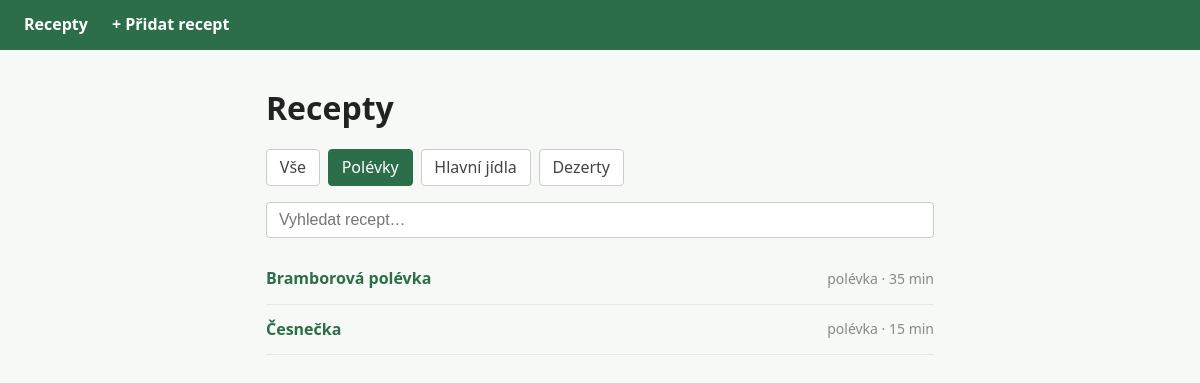
Screenshot of /?kat=polévka with the database file from the repository.
### tables this page shows
CREATE TABLE recepty (
        id          INTEGER PRIMARY KEY AUTOINCREMENT,
        nazev       TEXT    NOT NULL,
        kategorie   TEXT    NOT NULL,
        ingredience TEXT    NOT NULL,
        postup      TEXT    NOT NULL,
        cas         INTEGER NOT NULL
    );

### index.php (the view, shortened to what this page needs)
<?php
require 'db.php';
$db  = getDb();
$kat = $_GET['kat'] ?? '';
if ($kat) {
    $stmt = $db->prepare("SELECT * FROM recepty WHERE kategorie = ? ORDER BY nazev");
    $stmt->execute([$kat]);
} else {
    $stmt = $db->query("SELECT * FROM recepty ORDER BY nazev");
}
$recepty = $stmt->fetchAll();
$filtry = [
    ''            => 'Vše',
    'polévka'     => 'Polévky',
    'hlavní jídlo'=> 'Hlavní jídla',
    'dezert'      => 'Dezerty',
];
?>
<!DOCTYPE html>
<html lang="cs">
<head>
    <link rel="stylesheet" href="style.css">
</head>
<body>
<nav>
    <a href="index.php">Recepty</a>
    <a href="pridat.php">+ Přidat recept</a>
</nav>
<main>
    <h1>Recepty</h1>
    <div class="filtry">
        <?php foreach ($filtry as $hodnota => $popisek): ?>
        <a href="?kat=<?= urlencode($hodnota) ?>"
           class="<?= $kat === $hodnota ? 'aktivni' : '' ?>">
            <?= $popisek ?>
        </a>
        <?php endforeach; ?>
    </div>
    <input id="hledej" type="search" placeholder="Vyhledat recept…">
    <ul id="seznam">
        <?php foreach ($recepty as $r): ?>
        <li>
            <a href="detail.php?id=<?= $r['id'] ?>">
                <?= htmlspecialchars($r['nazev']) ?>
            </a>
            <span class="meta">
                <?= htmlspecialchars($r['kategorie']) ?> · <?= $r['cas'] ?> min
            </span>
        </li>
        <?php endforeach; ?>
    </ul>
</main>
</body>
</html>

### style.css (style rules this page uses)
* { box-sizing: border-box; margin: 0; padding: 0; }
body { font-family: system-ui, sans-serif; background: #f7f9f7; color: #222; line-height: 1.6; }
nav { background: #2c6e49; padding: 0.75rem 1.5rem; display: flex; gap: 1.5rem; align-items: center; }
nav a { color: #fff; text-decoration: none; font-weight: 600; }
main { max-width: 700px; margin: 2rem auto; padding: 0 1rem; }
h1 { margin-bottom: 1rem; }
.filtry { display: flex; gap: 0.5rem; flex-wrap: wrap; margin-bottom: 1rem; }
.filtry a { padding: 0.3rem 0.8rem; border: 1px solid #ccc; border-radius: 4px; text-decoration: none; color: #444; background: #fff; }
.filtry a.aktivni, .filtry a:hover { background: #2c6e49; color: #fff; border-color: #2c6e49; }
#hledej { width: 100%; padding: 0.5rem 0.75rem; font-size: 1rem; border: 1px solid #ccc; border-radius: 4px; margin-bottom: 1rem; }
#seznam { list-style: none; }
#seznam li { display: flex; justify-content: space-between; align-items: center; padding: 0.75rem 0; border-bottom: 1px solid #e8e8e8; }
#seznam a { font-weight: 600; color: #2c6e49; text-decoration: none; }
.meta { color: #888; font-size: 0.875rem; }

### rows the page displays
recepty: nazev "Bramborová polévka", kategorie "polévka", cas "35"
recepty: nazev "Česnečka", kategorie "polévka", cas "15"

### other values shown
$popisek "Vše"
$popisek "Polévky"
$popisek "Hlavní jídla"
$popisek "Dezerty"
